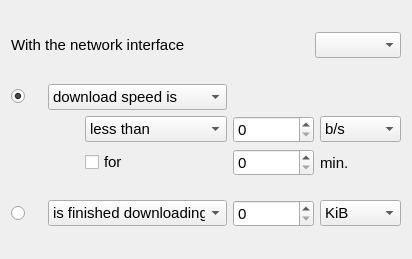
            <widget class="QWidget" name="tabNetwork">
             <attribute name="title">
              <string>Network</string>
             </attribute>
             <layout class="QGridLayout" name="gridLayout_12">
              <item row="0" column="0">
               <spacer name="verticalSpacer_13">
                <property name="orientation">
                 <enum>Qt::Vertical</enum>
                </property>
                <property name="sizeHint" stdset="0">
                 <size>
                  <width>20</width>
                  <height>21</height>
                 </size>
                </property>
               </spacer>
              </item>
              <item row="1" column="0">
               <layout class="QHBoxLayout" name="horizontalLayout_2">
                <item>
                 <widget class="QLabel" name="labelWithNetworkInterface">
                  <property name="font">
                   <font>
                    <pointsize>11</pointsize>
                   </font>
                  </property>
                  <property name="locale">
                   <locale language="English" country="UnitedStates"/>
                  </property>
                  <property name="text">
                   <string>With the network interface</string>
                  </property>
                 </widget>
                </item>
                <item>
                 <spacer name="horizontalSpacer_33">
                  <property name="orientation">
                   <enum>Qt::Horizontal</enum>
                  </property>
                  <property name="sizeHint" stdset="0">
                   <size>
                    <width>40</width>
                    <height>20</height>
                   </size>
                  </property>
                 </spacer>
                </item>
                <item>
                 <widget class="QComboBox" name="comboBoxNetworkInterface">
                  <property name="font">
                   <font>
                    <pointsize>11</pointsize>
                   </font>
                  </property>
                  <property name="locale">
                   <locale language="English" country="UnitedStates"/>
                  </property>
                 </widget>
                </item>
               </layout>
              </item>
              <item row="2" column="0">
               <spacer name="verticalSpacer_12">
                <property name="orientation">
                 <enum>Qt::Vertical</enum>
                </property>
                <property name="sizeHint" stdset="0">
                 <size>
                  <width>20</width>
                  <height>20</height>
                 </size>
                </property>
               </spacer>
              </item>
              <item row="3" column="0">
               <layout class="QGridLayout" name="gridLayout_11">
                <item row="0" column="0">
                 <widget class="QRadioButton" name="radioButtonNetworkUploadDownloadSpeed">
                  <property name="font">
                   <font>
                    <pointsize>11</pointsize>
                   </font>
                  </property>
                  <property name="locale">
                   <locale language="English" country="UnitedStates"/>
                  </property>
                  <property name="text">
                   <string/>
                  </property>
                  <property name="checked">
                   <bool>true</bool>
                  </property>
                  <attribute name="buttonGroup">
                   <string notr="true">buttonGroupNetwork</string>
                  </attribute>
                 </widget>
                </item>
                <item row="0" column="1" colspan="3">
                 <widget class="QComboBox" name="comboBoxNetworkSpeed">
                  <property name="font">
                   <font>
                    <pointsize>11</pointsize>
                   </font>
                  </property>
                  <property name="locale">
                   <locale language="English" country="UnitedStates"/>
                  </property>
                  <item>
                   <property name="text">
                    <string>download speed is</string>
                   </property>
                  </item>
                  <item>
                   <property name="text">
                    <string>upload speed is</string>
                   </property>
                  </item>
                 </widget>
                </item>
                <item row="0" column="4" colspan="2">
                 <spacer name="horizontalSpacer_17">
                  <property name="orientation">
                   <enum>Qt::Horizontal</enum>
                  </property>
                  <property name="sizeHint" stdset="0">
                   <size>
                    <width>168</width>
                    <height>20</height>
                   </size>
                  </property>
                 </spacer>
                </item>
                <item row="1" column="0" colspan="2">
                 <spacer name="horizontalSpacer_18">
                  <property name="orientation">
                   <enum>Qt::Horizontal</enum>
                  </property>
                  <property name="sizeHint" stdset="0">
                   <size>
                    <width>68</width>
                    <height>20</height>
                   </size>
                  </property>
                 </spacer>
                </item>
                <item row="1" column="2" colspan="2">
                 <widget class="QComboBox" name="comboBoxNetworkMoreLess">
                  <property name="font">
                   <font>
                    <pointsize>11</pointsize>
                   </font>
                  </property>
                  <property name="locale">
                   <locale language="English" country="UnitedStates"/>
                  </property>
                  <item>
                   <property name="text">
                    <string>less than</string>
                   </property>
                  </item>
                  <item>
                   <property name="text">
                    <string>more than</string>
                   </property>
                  </item>
                 </widget>
                </item>
                <item row="1" column="4">
                 <widget class="QSpinBox" name="spinBoxNetworkUnitSpeed">
                  <property name="font">
                   <font>
                    <pointsize>11</pointsize>
                   </font>
                  </property>
                  <property name="locale">
                   <locale language="English" country="UnitedStates"/>
                  </property>
                  <property name="maximum">
                   <number>999</number>
                  </property>
                  <property name="singleStep">
                   <number>5</number>
                  </property>
                 </widget>
                </item>
                <item row="1" column="5">
                 <widget class="QComboBox" name="comboBoxNetworkUnitSpeed">
                  <property name="font">
                   <font>
                    <pointsize>11</pointsize>
                   </font>
                  </property>
                  <property name="locale">
                   <locale language="English" country="UnitedStates"/>
                  </property>
                  <item>
                   <property name="text">
                    <string>b/s</string>
                   </property>
                  </item>
                  <item>
                   <property name="text">
                    <string>KiB/s</string>
                   </property>
                  </item>
                  <item>
                   <property name="text">
                    <string>MiB/s</string>
                   </property>
                  </item>
                  <item>
                   <property name="text">
                    <string>GiB/s</string>
                   </property>
                  </item>
                 </widget>
                </item>
                <item row="2" column="0" colspan="2">
                 <spacer name="horizontalSpacer_19">
                  <property name="orientation">
                   <enum>Qt::Horizontal</enum>
                  </property>
                  <property name="sizeHint" stdset="0">
                   <size>
                    <width>68</width>
                    <height>20</height>
                   </size>
                  </property>
                 </spacer>
                </item>
                <item row="2" column="2">
                 <widget class="QCheckBox" name="checkBoxNetworkFor">
                  <property name="font">
                   <font>
                    <pointsize>11</pointsize>
                   </font>
                  </property>
                  <property name="locale">
                   <locale language="English" country="UnitedStates"/>
                  </property>
                  <property name="text">
                   <string>for</string>
                  </property>
                 </widget>
                </item>
                <item row="2" column="3">
                 <spacer name="horizontalSpacer_20">
                  <property name="orientation">
                   <enum>Qt::Horizontal</enum>
                  </property>
                  <property name="sizeHint" stdset="0">
                   <size>
                    <width>68</width>
                    <height>20</height>
                   </size>
                  </property>
                 </spacer>
                </item>
                <item row="2" column="4">
                 <widget class="QSpinBox" name="spinBoxNetworkMinutes">
                  <property name="font">
                   <font>
                    <pointsize>11</pointsize>
                   </font>
                  </property>
                  <property name="locale">
                   <locale language="English" country="UnitedStates"/>
                  </property>
                  <property name="maximum">
                   <number>300</number>
                  </property>
                 </widget>
                </item>
                <item row="2" column="5">
                 <widget class="QLabel" name="labelNetworkMinutes">
                  <property name="font">
                   <font>
                    <pointsize>11</pointsize>
                   </font>
                  </property>
                  <property name="locale">
                   <locale language="English" country="UnitedStates"/>
                  </property>
                  <property name="text">
                   <string>min.</string>
                  </property>
                 </widget>
                </item>
                <item row="3" column="1">
                 <spacer name="verticalSpacer_10">
                  <property name="orientation">
                   <enum>Qt::Vertical</enum>
                  </property>
                  <property name="sizeHint" stdset="0">
                   <size>
                    <width>20</width>
                    <height>18</height>
                   </size>
                  </property>
                 </spacer>
                </item>
                <item row="3" column="4">
                 <spacer name="verticalSpacer_11">
                  <property name="orientation">
                   <enum>Qt::Vertical</enum>
                  </property>
                  <property name="sizeHint" stdset="0">
                   <size>
                    <width>20</width>
                    <height>18</height>
                   </size>
                  </property>
                 </spacer>
                </item>
                <item row="4" column="0">
                 <widget class="QRadioButton" name="radioButtonNetworkIsUpDownloading">
                  <property name="font">
                   <font>
                    <pointsize>11</pointsize>
                   </font>
                  </property>
                  <property name="locale">
                   <locale language="English" country="UnitedStates"/>
                  </property>
                  <property name="text">
                   <string/>
                  </property>
                  <attribute name="buttonGroup">
                   <string notr="true">buttonGroupNetwork</string>
                  </attribute>
                 </widget>
                </item>
                <item row="4" column="1" colspan="3">
                 <widget class="QComboBox" name="comboBoxNetworkFinished">
                  <property name="font">
                   <font>
                    <pointsize>11</pointsize>
                   </font>
                  </property>
                  <property name="locale">
                   <locale language="English" country="UnitedStates"/>
                  </property>
                  <item>
                   <property name="text">
                    <string>is finished downloading</string>
                   </property>
                  </item>
                  <item>
                   <property name="text">
                    <string>is finished uploading</string>
                   </property>
                  </item>
                 </widget>
                </item>
                <item row="4" column="4">
                 <widget class="QSpinBox" name="spinBoxNetworkUnit">
                  <property name="font">
                   <font>
                    <pointsize>11</pointsize>
                   </font>
                  </property>
                  <property name="locale">
                   <locale language="English" country="UnitedStates"/>
                  </property>
                  <property name="maximum">
                   <number>999</number>
                  </property>
                 </widget>
                </item>
                <item row="4" column="5">
                 <widget class="QComboBox" name="comboBoxNetworkUnit">
                  <property name="font">
                   <font>
                    <pointsize>11</pointsize>
                   </font>
                  </property>
                  <property name="locale">
                   <locale language="English" country="UnitedStates"/>
                  </property>
                  <item>
                   <property name="text">
                    <string>KiB</string>
                   </property>
                  </item>
                  <item>
                   <property name="text">
                    <string>MiB</string>
                   </property>
                  </item>
                  <item>
                   <property name="text">
                    <string>GiB</string>
                   </property>
                  </item>
                 </widget>
                </item>
               </layout>
              </item>
              <item row="4" column="0">
               <spacer name="verticalSpacer_14">
                <property name="orientation">
                 <enum>Qt::Vertical</enum>
                </property>
                <property name="sizeHint" stdset="0">
                 <size>
                  <width>20</width>
                  <height>21</height>
                 </size>
                </property>
               </spacer>
              </item>
             </layout>
            </widget>
